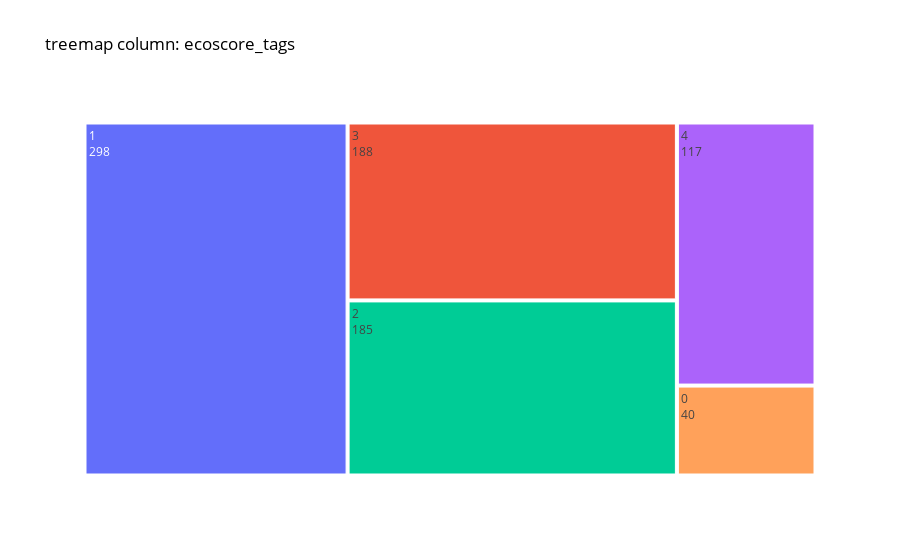
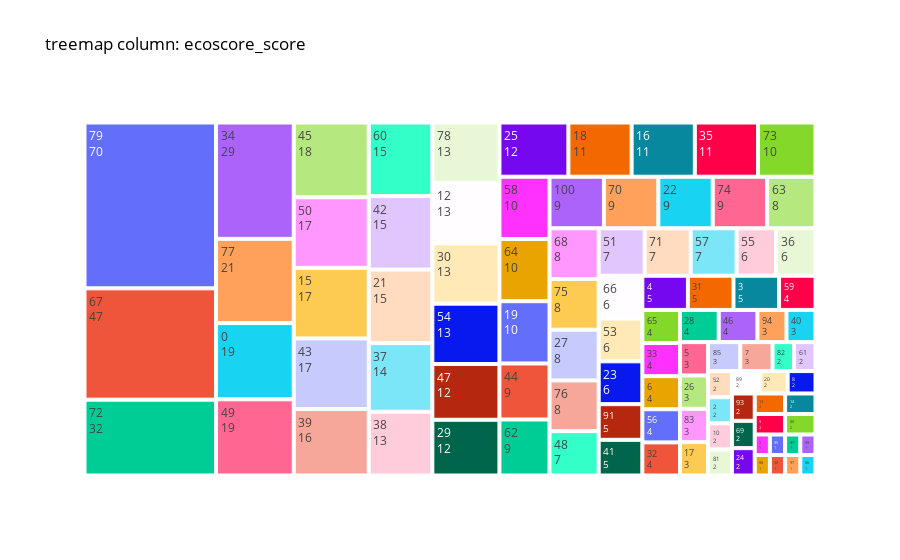
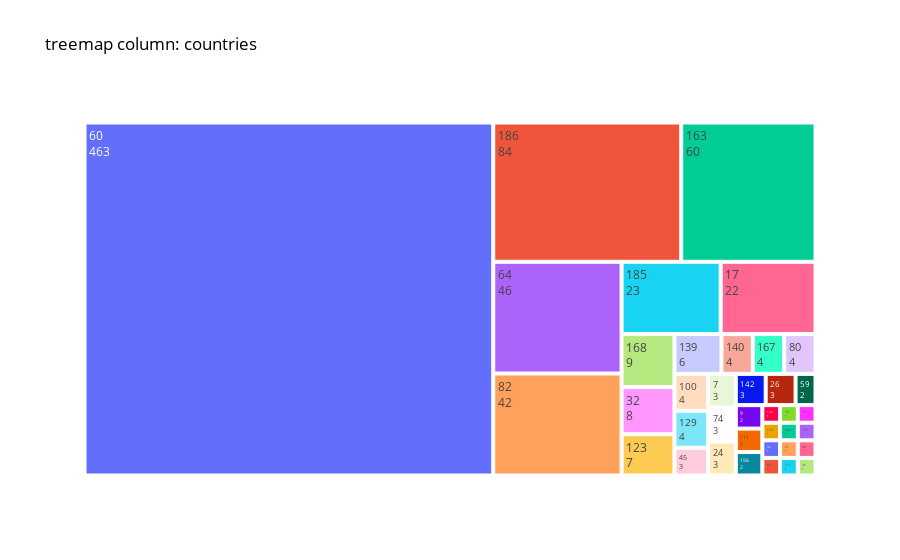
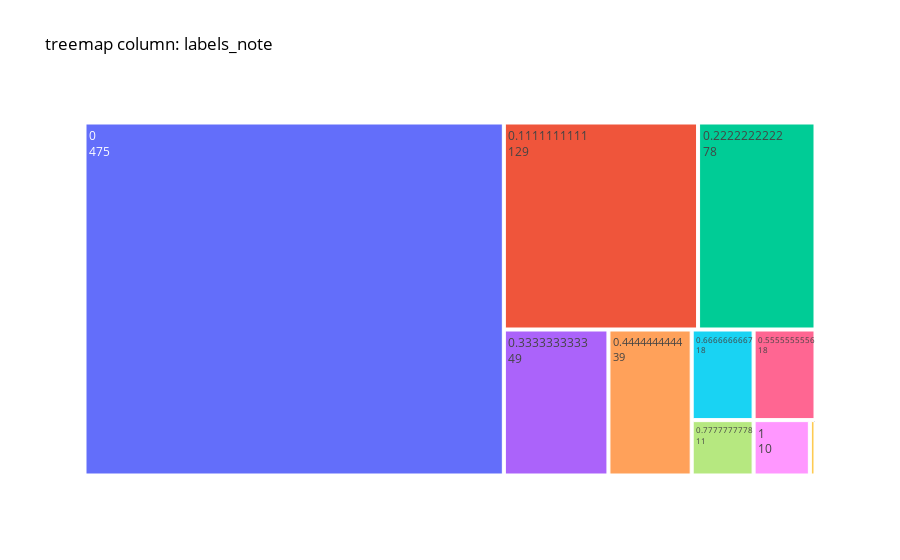

Source (notebook cell) for these figures, in order:
### Code cell
colonnes_a_travailler = ['ecoscore_tags', 'ecoscore_score', 'countries', 'labels_note', 'groups']  
df = load_jsonl_to_dataframe(file_path)
for column in colonnes_a_travailler:
    create_treemap_for_column(df, column)

### Figure 1 — Plotly figure (JSON) as saved in the notebook; plotly's stock layout.template omitted (floating-point values rounded to 4 significant figures)
{"data": [{"labels": [1, 3, 2, 4, 0], "parents": ["", "", "", "", ""], "textinfo": "label+value", "type": "treemap", "values": [298, 188, 185, 117, 40]}], "layout": {"font": {"color": "black"}, "paper_bgcolor": "white", "plot_bgcolor": "white", "title": {"text": "treemap column: ecoscore_tags"}}}

### Figure 2 — Plotly figure (JSON) as saved in the notebook; plotly's stock layout.template omitted (floating-point values rounded to 4 significant figures)
{"data": [{"labels": [79, 67, 72, 34, 77, 0, 49, 45, 50, 15, 43, 39, 60, 42, 21, 37, 38, 78, 12, 30, 54, 47, 29, 25, 18, 16, 35, 73, 58, 64, 19, 44, 62, 100, 70, 22, 74, 63, 68, 75, 27, 76, 48, 51, 71, 57, 55, 36, 66, 53, 23, 91, 41, 4, 31, 3, 59, 65, 33, 6, 56, 32, 28, 46, 94, 40, 5, 26, 83, 17, 85, 7, 82, 61, 52, 2, 10, 81, 89, 20, 8, 93, 69, 24, 13, 14, 9, 80, 1, 88, 95, 98, 87, 99, 97, 86], "parents": ["", "", "", "", "", "", "", "", "", "", "", "", "", "", "", "", "", "", "", "", "", "", "", "", "", "", "", "", "", "", "", "", "", "", "", "", "", "", "", "", "", "", "", "", "", "", "", "", "", "", "", "", "", "", "", "", "", "", "", "", "", "", "", "", "", "", "", "", "", "", "", "", "", "", "", "", "", "", "", "", "", "", "", "", "", "", "", "", "", "", "", "", "", "", "", ""], "textinfo": "label+value", "type": "treemap", "values": [70, 47, 32, 29, 21, 19, 19, 18, 17, 17, 17, 16, 15, 15, 15, 14, 13, 13, 13, 13, 13, 12, 12, 12, 11, 11, 11, 10, 10, 10, 10, 9, 9, 9, 9, 9, 9, 8, 8, 8, 8, 8, 7, 7, 7, 7, 6, 6, 6, 6, 6, 5, 5, 5, 5, 5, 4, 4, 4, 4, 4, 4, 4, 4, 3, 3, 3, 3, 3, 3, 3, 3, 2, 2, 2, 2, 2, 2, 2, 2, 2, 2, 2, 2, 2, 2, 2, 2, 1, 1, 1, 1, 1, 1, 1, 1]}], "layout": {"font": {"color": "black"}, "paper_bgcolor": "white", "plot_bgcolor": "white", "title": {"text": "treemap column: ecoscore_score"}}}

### Figure 3 — Plotly figure (JSON) as saved in the notebook; plotly's stock layout.template omitted (floating-point values rounded to 4 significant figures)
{"data": [{"labels": [60, 186, 163, 64, 82, 185, 17, 168, 32, 123, 139, 140, 167, 80, 100, 129, 45, 7, 74, 24, 142, 26, 59, 9, 111, 156, 143, 10, 151, 173, 42, 66, 124, 153, 21, 117, 84, 46], "parents": ["", "", "", "", "", "", "", "", "", "", "", "", "", "", "", "", "", "", "", "", "", "", "", "", "", "", "", "", "", "", "", "", "", "", "", "", "", ""], "textinfo": "label+value", "type": "treemap", "values": [463, 84, 60, 46, 42, 23, 22, 9, 8, 7, 6, 4, 4, 4, 4, 4, 3, 3, 3, 3, 3, 3, 2, 2, 2, 2, 1, 1, 1, 1, 1, 1, 1, 1, 1, 1, 1, 1]}], "layout": {"font": {"color": "black"}, "paper_bgcolor": "white", "plot_bgcolor": "white", "title": {"text": "treemap column: countries"}}}

### Figure 4 — Plotly figure (JSON) as saved in the notebook; plotly's stock layout.template omitted (floating-point values rounded to 4 significant figures)
{"data": [{"labels": [0, 0.1111, 0.2222, 0.3333, 0.4444, 0.6667, 0.5556, 0.7778, 1, 0.8889], "parents": ["", "", "", "", "", "", "", "", "", ""], "textinfo": "label+value", "type": "treemap", "values": [475, 129, 78, 49, 39, 18, 18, 11, 10, 1]}], "layout": {"font": {"color": "black"}, "paper_bgcolor": "white", "plot_bgcolor": "white", "title": {"text": "treemap column: labels_note"}}}
